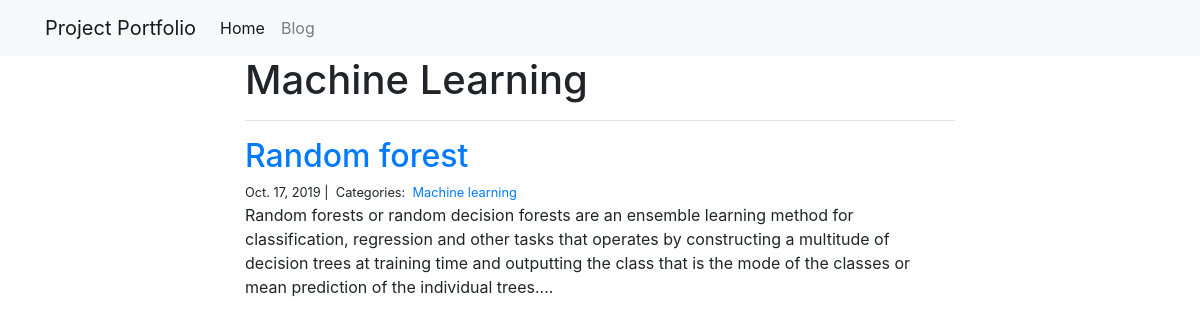
The page /blog/Machine learning/ on the database its author committed.
### blog/models.py (models this page shows)
class Category(models.Model):
    name = models.CharField(max_length=20)

class Post(models.Model):
    title = models.CharField(max_length=255)
    body = models.TextField()
    created_on = models.DateTimeField(auto_now_add=True)
    last_modified = models.DateTimeField(auto_now=True)
    categories = models.ManyToManyField('Category', related_name='posts')

### blog/views.py (the view)
# urls.py: path("<category>/", views.blog_category, name="blog_category"),
def blog_category(request, category):
    posts = Post.objects.filter(
        categories__name__contains=category
    ).order_by(
        '-created_on'
    )
    context = {
        "category": category,
        "posts": posts
    }
    return render(request, "blog_category.html", context)

### blog/templates/blog_category.html
{% extends "base.html" %}
{% block page_content %}
<div class="col-md-8 offset-md-2">
    <h1>{{ category | title }}</h1>
    <hr>
    {% for post in posts %}
        <h2><a href="{% url 'blog_detail' post.pk%}">{{ post.title }}</a></h2>
        <small>
            {{ post.created_on.date }} |&nbsp;
            Categories:&nbsp;
            {% for category in post.categories.all %}
            <a href="{% url 'blog_category' category.name %}">
                {{ category.name }}
            </a>&nbsp;
            {% endfor %}
        </small>
        <p>{{ post.body | slice:":400" }}...</p>
    {% endfor %}
</div>
{% endblock %}

### rows shown on the page
Category: name "Machine Learning", name "Machine learning"
Post: title "Random forest", created_on "Oct. 17, 2019", body "Random forests or random decision forests are an ensemble learning method for classification, regression and other tasks that operates by constructing a multitude of decision trees at training time and outputting the class that is the mode of the classes or mean prediction of the individual trees."
